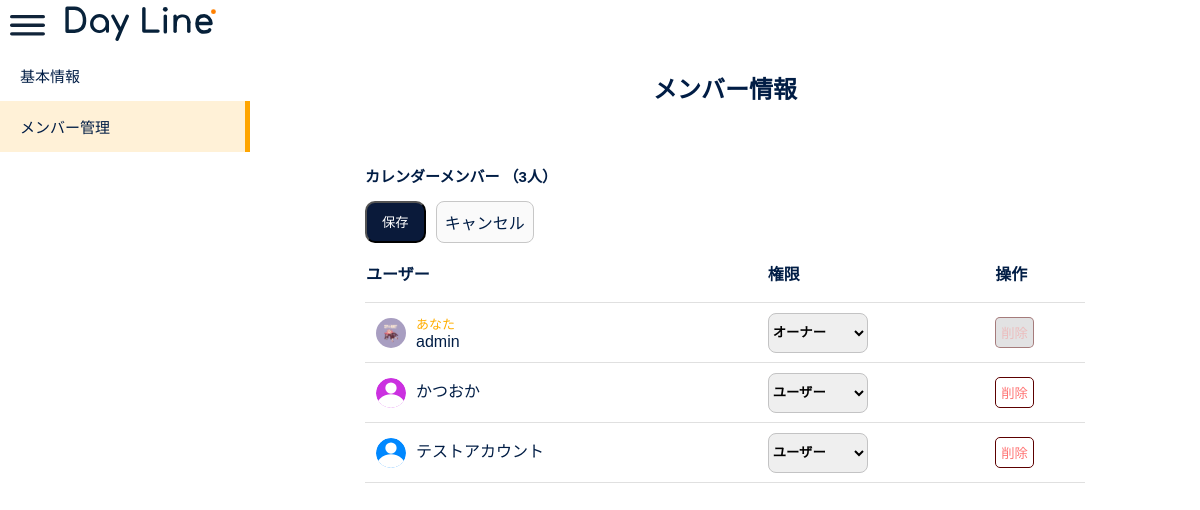
Page /index/settingroom/memmber/5a959735-94cd-40e6-9ba5-3cb0f9dad481/ (signed in) on the committed database.
### DayLine_1_DayLine/models.py (models this page shows, shortened)
class RoomMember(models.Model):
    class Meta:
        verbose_name = "カレンダーメンバー"
        verbose_name_plural = "カレンダーメンバー"
        unique_together = ('room', 'user')
    id = models.UUIDField(
        primary_key=True,
        default=uuid.uuid4,
    )
    room = models.ForeignKey(
        Room,
        verbose_name='ルーム名',
        on_delete=models.CASCADE,
        null=True
    )
    user = models.ForeignKey(
        CustomUser,
        verbose_name='ユーザー名',
        on_delete=models.CASCADE,
        null=True
    )
    join_at = models.DateTimeField(auto_now_add=True)
    '''
    ルームの作成者にはsuperuserの権限を与える
    権限の種類の設定ができたらデフォルトの値を設定してon_deleteの設定を変える
    '''
    authority = models.ForeignKey(
        Authority,
        verbose_name='権限',
        on_delete=models.PROTECT,
        default= get_default_authority
    )

class Authority(models.Model):
    class Meta:
        verbose_name = "権限セット"
        verbose_name_plural = "権限セット"
    authority_name = models.CharField(
        verbose_name='権限名',
        max_length=20
    )
    authority_code = models.CharField(
        verbose_name='権限',
        max_length=20
    )
    class Meta:
        verbose_name = "Authority"
        verbose_name_plural = "Authoritys"
    def __str__(self):
        return self.authority_name

### DayLine_3_accounts/models.py (models this page shows)
class CustomUser(AbstractUser):
    id = models.UUIDField(
        primary_key=True,
        default=uuid.uuid4,
    )
    username = models.CharField(
        max_length=150,
        unique=False,
    )
    email = models.EmailField(
        unique=True,
    )
    word = models.TextField(
        unique=False,
        max_length=500,
        null=True,
        blank=True
    )
    birthday = models.DateField(
        unique=False,
        null=True,
        blank=True
    )
    icon = models.ImageField(
        upload_to='images/user_icons',
        default=f'images/defaults/user_icon/defalt-icon-{random.randint(1, 10)}.svg',
        blank=True,
        null=True
    )
    USERNAME_FIELD = 'email'
    REQUIRED_FIELDS = ['username']

### DayLine_1_DayLine/views.py (the view, shortened to what this page needs)
# urls.py: path('settingroom/memmber/<uuid:pk>/', views.SettingRoomMember.as_view(), name='settingroom_memmber'),
class SettingRoomMember(UpdateView):
    template_name = "room_setting_memmber.html"
    model = Room
    form_class = EditRoomMemberForm
    def get_form_kwargs(self):
        kwargs = super().get_form_kwargs()
        kwargs['instance'] = RoomMember.objects.get(
            user=self.request.user,
            room=self.object
        )
        return kwargs
    def get_context_data(self, **kwargs):
        context = super().get_context_data(**kwargs)
        member_info = RoomMember.objects.filter(room=self.object.pk)
        member_forms = []
        for member in member_info:
            form = EditRoomMemberForm(instance=member)
            member_forms.append((member, form))
        context['member_forms'] = member_forms
        context['member_count'] = member_info.count()
        context['is_admin'] = member.authority.authority_code in ["admin", "owner"]
        context['room_name'] = self.object.room_name
        context['room_description'] = self.object.room_description
        context['member_info'] = RoomMember.objects.filter(room=self.object.pk)
        context['member_count'] = context['member_info'].count()
        return context

### DayLine_1_DayLine/forms.py
class EditRoomMemberForm(forms.ModelForm):
    class Meta:
        model = RoomMember
        fields = ["authority"]
        widgets = {
            "authority": forms.Select(attrs={
                "class": "form-control",
                "id": "authority",
            })
        }

### DayLine_1_DayLine/templates/room_setting_memmber.html (shortened to what this page needs)
{% load static %}
<!DOCTYPE html>
<html lang="en">
<head>
    <link rel="stylesheet" href="{% static "css/index/settingroom.css" %}">
    <link rel="stylesheet" href="{% static "css/DayLine_style.css" %}">
</head>
<body>
    <header>
        <img class="sidebar" src="{% static "img/ハンバーガー.svg" %}" alt="">
        <a class="room-icon" href="{% url "DayLine_1_DayLine:index" %}"><img src="{% static "img/DayLine2.svg" %}" alt=""></a>
    </header>
    <main>
        <div class="settings-sidebar">
            <div class="setting-category">
                <ul>
                    <li><a href="{% url 'DayLine_1_DayLine:settingroom' pk=room.pk %}">基本情報</a></li>
                    <li class="now-category"><a href="{% url "DayLine_1_DayLine:settingroom_memmber" pk=room.pk%}">メンバー管理</a></li>
                </ul>
            </div>
        </div>
        <div class="main-setting">
            <div class="room-main-setting">
                <h2>メンバー情報</h2>
                <form method="POST">
                    <div class="setting-space members">
                        <p class="setting-name">カレンダーメンバー （{{member_count}}人）</p>
                        <div class="save-cancel-btn">
                            <input class="save" type="submit" value="保存">
                            <div class="camcel" onclick="location.reload()" >キャンセル</div>
                        </div>
                        <div class="setting-chunk-memmber">
                        <table class="setting-area memmbers-table">
                                <tr><th>ユーザー</th><th>権限</th><th>操作</th></tr>
                                {% for memmber, form in member_forms %}
                                <tr>
                                    <td>
                                        <div style="display:flex;">
                                            <div class="memmber-icon"><img src="{{memmber.user.icon.url}}" alt=""></div>
                                            <div class="memmber-name">
                                                {% if memmber.user.username == request.user.username %}
                                                <div style="font-size:13px;color:#ffae00">あなた</div>
                                                {% endif %}
                                                {{memmber.user.username}}
                                            </div>
                                        </div>
                                    </td>
                                    <td>
                                        <select name="authority_{{ memmber.pk }}" class="authority-control" id="authority-selecter">
                                            {% for choice in form.authority.field.choices %}
                                            <option value="{{ choice.0 }}"
                                                {% if choice.0 == memmber.authority.pk %}selected{% endif %}>
                                                {{ choice.1 }}
                                            </option>
                                            {% endfor %}
                                        </select>
                                    </td>
                                    {% if memmber.authority.authority_code == "owner" %}
                                        <td><button class="delete-memmber not-delete" disabled>削除</button></td>
                                    {% else %}
                                        <td>
                                            <button type="submit" form="delete-form-{{ memmber.id }}" class="delete-memmber">削除</button>
                                        </td>
                                    {% endif %}
                                </tr>
                                {% endfor %}
                            </table>
                        </div>
                    </div>
                </form>
            </div>
        </div>
    </main>
</body>
</html>

### static/css/index/settingroom.css (style rules this page uses)
ul, li { list-style: none; padding: 0; margin: 0; }
html, body { margin: 0; padding: 0; width: 100%; height: 100%; overflow: hidden; color: rgb(1, 29, 69); }
header { display: flex; padding: 0 10px; height: 50px; width: calc(100% - 20px); gap: 20px; align-items: center; }
header img { height: 35px; }
main { display: flex; height: calc(100% - 35px); position: relative; }
.settings-sidebar { width: 250px; height: 100%; display: block; position: relative; left: 0; transition: 0.2s; }
.settings-sidebar ul li { font-size: 15px; padding: 15px 20px; transition: 0.2s; }
.now-category { background-color: rgba(255, 166, 0, 0.155); border-right: 5px solid orange; }
.main-setting { flex: 1; height: 100%; }
.room-main-setting { height: calc(100%); overflow: auto; display: flex; flex-direction: column; align-items: center; }
.setting-space { margin-top: 40px; }
.setting-name { font-size: 15px; font-weight: 600; }
.setting-name { margin-top: 0; }
.setting-area { padding: 10px; }
.setting-area img { position: relative; left: 35%; height:100px; width: 130px; object-fit:cover; margin: 0 auto; border: 2px solid rgb(207, 207, 207); border-radius: 20px; }
.memmber-icon { margin-left: 10px; display: flex; align-items: center; }
.memmber-icon img { display: flex; align-items: center; position: static; border: none; height: 30px; width: 30px; }
.memmber-name { margin-left: 10px; }
.memmbers-table { width: 60vw; border-collapse: collapse; }
.memmbers-table tr th { text-align: left; }
.memmbers-table tr { border-bottom: 1px solid; border-color: #e0e0e0; height: 60px; }
.delete-memmber { border: 1px solid; border-color: #5c0000; padding: 5px; border-radius: 5px; background: none; color: rgb(255, 117, 117); }
.not-delete { background-color: #c3c3c47a; border-color: #5c000074; color: rgba(255, 117, 117, 0.333); }
.save-cancel-btn { display: flex; gap: 10px; }
.save { background-color: #0A1A3A; color: white; padding: 8px 15px; border-radius: 10px; transition: 0.2s; }
.camcel { border: 1px solid rgb(199, 199, 199); background-color: rgba(248, 248, 248, 0.719); padding: 8px; border-radius: 8px; }
#authority-selecter { height: 40px; width: 100px; border-radius: 8px; border-color: #c3c3c4; font-weight: 600; }

### static/css/DayLine_style.css (style rules this page uses)
html, body { margin: 0; color: rgb(1, 29, 69); height: 100%; width: 100%; background-color: rgb(255, 255, 255); font-family: 'Noto Sans JP', 'Hiragino Sans', 'Hiragino Kaku Gothic ProN', 'BIZ UDPGothic', Meiryo, sans-serif; }
a { color: inherit; text-decoration: none; }

### rows in the picture
RoomMember: user.icon (picture), shows "あなた", user.username "admin", authority+id "オーナー", shows "削除"
RoomMember: user.icon (picture), user.username "かつおか", authority+id "ユーザー"
RoomMember: user.icon (picture), user.username "テストアカウント", authority+id "ユーザー"

### other values in the picture
{{ member_count }} "3"
